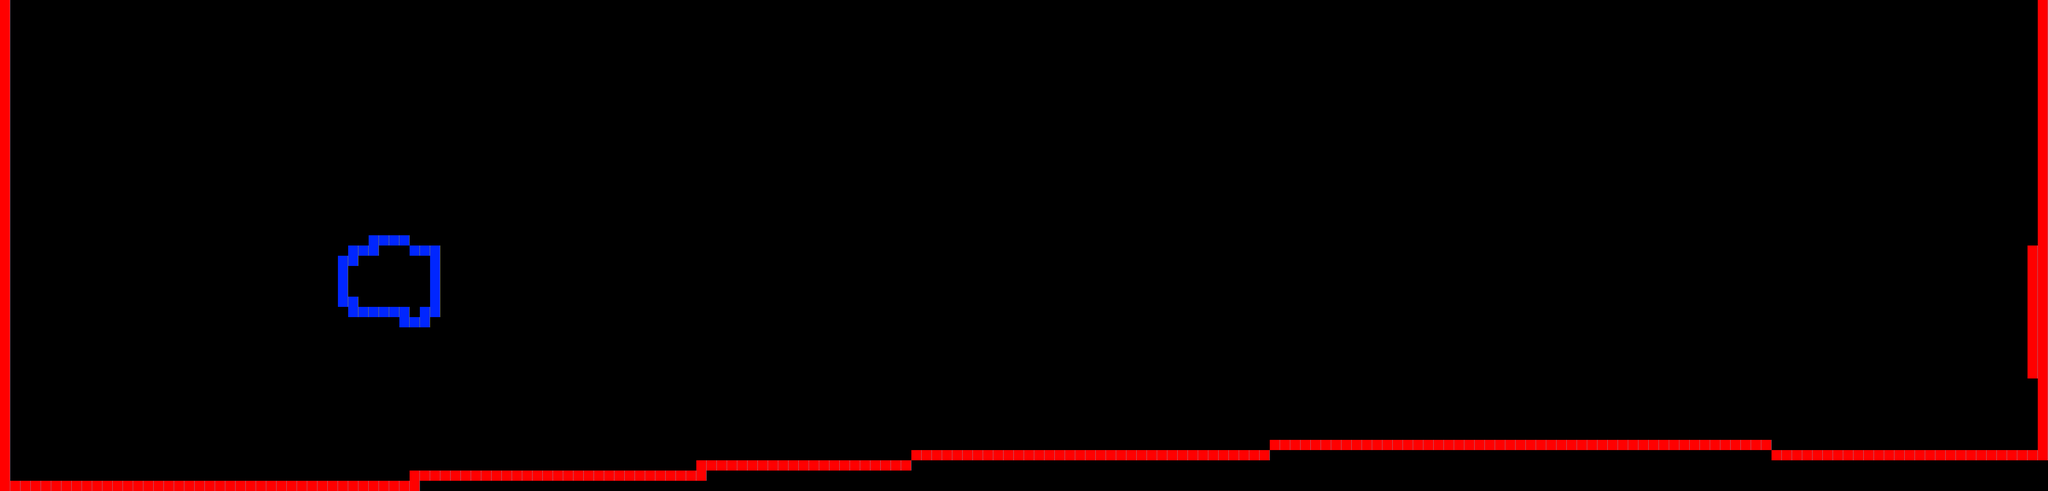

A level layout from a 2D game, rendered from its tile map. Below: a short description, then the map file with tile-grid data replaced by summaries:
An orthogonal 200x48 tile map with 32x32 px tiles, 1 tile layer (background) and 3 objects (player, monster, treasure).

<map version="1.0" orientation="orthogonal" renderorder="right-down" width="200" height="48" tilewidth="32" tileheight="32" backgroundcolor="#000000">
 <tileset firstgid="1" name="tiles" tilewidth="32" tileheight="32">
  <image source="tiles.png" width="160" height="32" />
 </tileset>
 <layer name="background" width="200" height="48">
  <data>[9600 cells, 339 non-empty, 2 distinct tile ids]</data>
 </layer>
 <objectgroup name="Object Layer 1">
  <object name="player" type="player" x="96" y="480" width="32" height="32" />
  <object name="monster" type="monster" x="1152" y="872" width="32" height="32">
   <properties>
    <property name="maxdx" value="10" />
    <property name="right" value="true" />
   </properties>
  </object>
  <object name="treasure" type="treasure" x="1244" y="876" width="32" height="32" />
 </objectgroup>
</map>